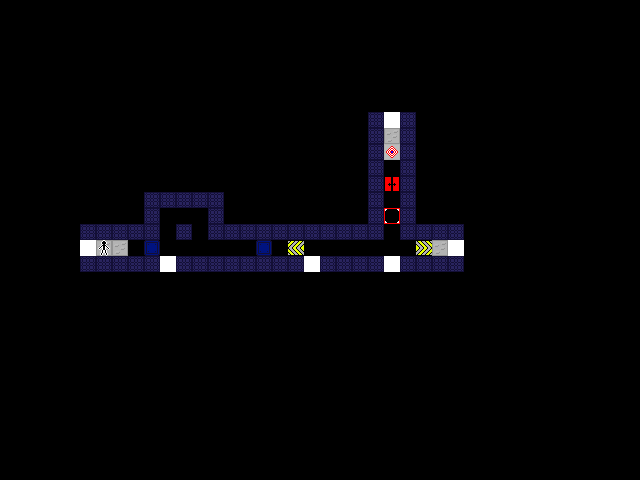

The image is a tile-based game level rendered from a .tmx file. Its description and source (layers, tilesets, objects; grid data summarised) follow:
An orthogonal 40x30 tile map with 16x16 px tiles, 5 tile layers (tiles, pieces, pieces2, pieces3, ...) and 3 objects.

<map version="1.10" tiledversion="1.11.0" orientation="orthogonal" renderorder="right-down" width="40" height="30" tilewidth="16" tileheight="16" infinite="0" nextlayerid="8" nextobjectid="10">
 <tileset firstgid="1" name="tiles" tilewidth="16" tileheight="16" tilecount="81" columns="9">
  <image source="tiles.png" width="144" height="144" />
 </tileset>
 <layer id="1" name="tiles" width="40" height="30">
  <data>[1200 cells, 74 non-empty, 4 distinct tile ids]</data>
 </layer>
 <layer id="2" name="pieces" width="40" height="30">
  <data>[1200 cells, 8 non-empty, 5 distinct tile ids]</data>
 </layer>
 <layer id="6" name="pieces2" width="40" height="30">
  <data>[1200 cells, 1 non-empty, 1 distinct tile ids]</data>
 </layer>
 <layer id="7" name="pieces3" width="40" height="30">
  <data>[1200 cells, 0 non-empty, 0 distinct tile ids]</data>
 </layer>
 <layer id="3" name="actors" width="40" height="30">
  <data>[1200 cells, 1 non-empty, 1 distinct tile ids]</data>
 </layer>
 <objectgroup id="5" name="connectors">
  <object id="7" x="343.167" y="247.374">
   <polyline points="0,0 79.833,2.25115" />
  </object>
  <object id="8" x="392.667" y="232.667">
   <polyline points="-0.5,-15.5 0.666667,-48" />
  </object>
  <object id="9" x="136" y="248">
   <polyline points="34,-15.5 161,0.666667" />
  </object>
 </objectgroup>
</map>
